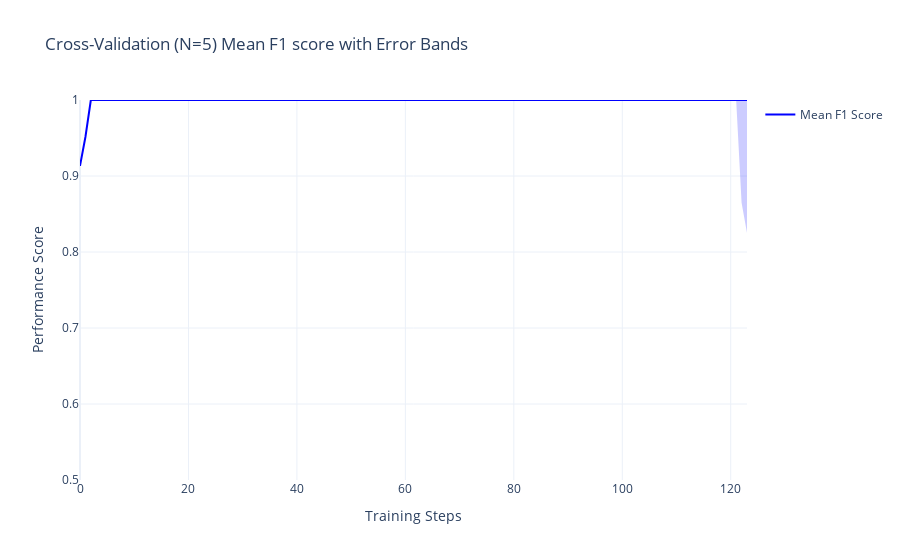
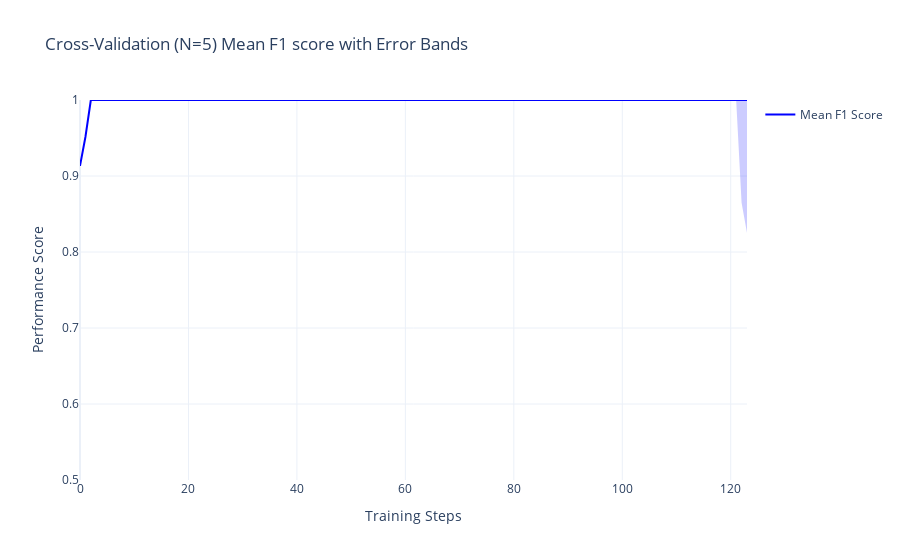

Source (notebook cell) for these figures, in order:
### Code cell
from ARISA_DSML.train import plot_error_scatter
cv_results = pd.read_csv(cv_output_path)
plot_error_scatter(
    df_plot=cv_results,
    name="Mean F1 Score",
    title="Cross-Validation (N=5) Mean F1 score with Error Bands",
    xtitle="Training Steps",
    ytitle="Performance Score",
    yaxis_range=[0.5, 1],
)

### Figure 1 — Plotly figure (JSON) as saved in the notebook; plotly's stock layout.template omitted (floating-point values rounded to 4 significant figures; data arrays with more than 128 entries replaced by an {"elided": "..."} marker saying what was removed)
{"data": [{"line": {"color": "blue"}, "mode": "lines", "name": "Mean F1 Score", "type": "scatter", "x": [0, 1, 2, 3, 4, 5, 6, 7, 8, 9, 10, 11, 12, 13, 14, 15, 16, 17, 18, 19, 20, 21, 22, 23, 24, 25, 26, 27, 28, 29, 30, 31, 32, 33, 34, 35, 36, 37, 38, 39, 40, 41, 42, 43, 44, 45, 46, 47, 48, 49, 50, 51, 52, 53, 54, 55, 56, 57, 58, 59, 60, 61, 62, 63, 64, 65, 66, 67, 68, 69, 70, 71, 72, 73, 74, 75, 76, 77, 78, 79, 80, 81, 82, 83, 84, 85, 86, 87, 88, 89, 90, 91, 92, 93, 94, 95, 96, 97, 98, 99, 100, 101, 102, 103, 104, 105, 106, 107, 108, 109, 110, 111, 112, 113, 114, 115, 116, 117, 118, 119, 120, 121, 122, 123], "y": [0.9132, 0.9513, 1, 1, 1, 1, 1, 1, 1, 1, 1, 1, 1, 1, 1, 1, 1, 1, 1, 1, 1, 1, 1, 1, 1, 1, 1, 1, 1, 1, 1, 1, 1, 1, 1, 1, 1, 1, 1, 1, 1, 1, 1, 1, 1, 1, 1, 1, 1, 1, 1, 1, 1, 1, 1, 1, 1, 1, 1, 1, 1, 1, 1, 1, 1, 1, 1, 1, 1, 1, 1, 1, 1, 1, 1, 1, 1, 1, 1, 1, 1, 1, 1, 1, 1, 1, 1, 1, 1, 1, 1, 1, 1, 1, 1, 1, 1, 1, 1, 1, 1, 1, 1, 1, 1, 1, 1, 1, 1, 1, 1, 1, 1, 1, 1, 1, 1, 1, 1, 1, 1, 1, 1, 1]}, {"fill": "toself", "fillcolor": "rgba(0, 0, 255, 0.2)", "line": {"color": "rgba(255, 255, 255, 0)"}, "showlegend": false, "type": "scatter", "x": {"elided": "248 int values"}, "y": {"elided": "248 float values"}}], "layout": {"title": {"text": "Cross-Validation (N=5) Mean F1 score with Error Bands"}, "xaxis": {"title": {"text": "Training Steps"}}, "yaxis": {"range": [0.5, 1], "title": {"text": "Performance Score"}}}}

### Figure 2 — Plotly figure (JSON) as saved in the notebook; plotly's stock layout.template omitted (floating-point values rounded to 4 significant figures; data arrays with more than 128 entries replaced by an {"elided": "..."} marker saying what was removed)
{"data": [{"line": {"color": "blue"}, "mode": "lines", "name": "Mean F1 Score", "type": "scatter", "x": [0, 1, 2, 3, 4, 5, 6, 7, 8, 9, 10, 11, 12, 13, 14, 15, 16, 17, 18, 19, 20, 21, 22, 23, 24, 25, 26, 27, 28, 29, 30, 31, 32, 33, 34, 35, 36, 37, 38, 39, 40, 41, 42, 43, 44, 45, 46, 47, 48, 49, 50, 51, 52, 53, 54, 55, 56, 57, 58, 59, 60, 61, 62, 63, 64, 65, 66, 67, 68, 69, 70, 71, 72, 73, 74, 75, 76, 77, 78, 79, 80, 81, 82, 83, 84, 85, 86, 87, 88, 89, 90, 91, 92, 93, 94, 95, 96, 97, 98, 99, 100, 101, 102, 103, 104, 105, 106, 107, 108, 109, 110, 111, 112, 113, 114, 115, 116, 117, 118, 119, 120, 121, 122, 123], "y": [0.9132, 0.9513, 1, 1, 1, 1, 1, 1, 1, 1, 1, 1, 1, 1, 1, 1, 1, 1, 1, 1, 1, 1, 1, 1, 1, 1, 1, 1, 1, 1, 1, 1, 1, 1, 1, 1, 1, 1, 1, 1, 1, 1, 1, 1, 1, 1, 1, 1, 1, 1, 1, 1, 1, 1, 1, 1, 1, 1, 1, 1, 1, 1, 1, 1, 1, 1, 1, 1, 1, 1, 1, 1, 1, 1, 1, 1, 1, 1, 1, 1, 1, 1, 1, 1, 1, 1, 1, 1, 1, 1, 1, 1, 1, 1, 1, 1, 1, 1, 1, 1, 1, 1, 1, 1, 1, 1, 1, 1, 1, 1, 1, 1, 1, 1, 1, 1, 1, 1, 1, 1, 1, 1, 1, 1]}, {"fill": "toself", "fillcolor": "rgba(0, 0, 255, 0.2)", "line": {"color": "rgba(255, 255, 255, 0)"}, "showlegend": false, "type": "scatter", "x": {"elided": "248 int values"}, "y": {"elided": "248 float values"}}], "layout": {"title": {"text": "Cross-Validation (N=5) Mean F1 score with Error Bands"}, "xaxis": {"title": {"text": "Training Steps"}}, "yaxis": {"range": [0.5, 1], "title": {"text": "Performance Score"}}}}
